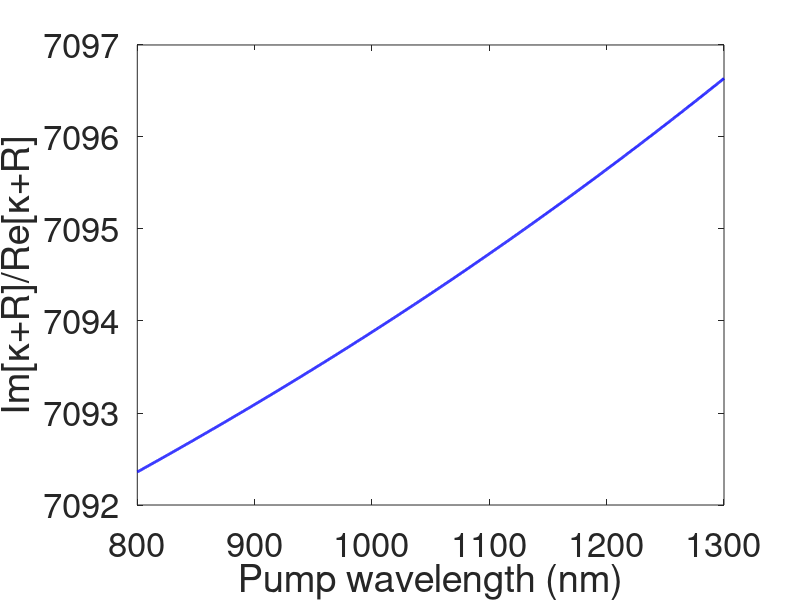

This figure's MATLAB source:
% This code finds the ratio of Raman to the electronic nonlinearities in
% H2.

clearvars; close all;

load('H2.mat');

c = 299792.458;
pump_wavelength = linspace(800,1300,1000)';
pump_omega = c./pump_wavelength*2*pi; % THz

%% contributions
X3 = interp1(f*2*pi,sim.X3,pump_omega);
permittivity0 = 8.85e-12;
electronic_contribution = 3/4*permittivity0*X3;

Raman_contribution_real = sum(gas.H2.R.preR*4./(gas.H2.R.omega*1e12))/4 + sum(gas.H2.V.preR./(gas.H2.V.omega*1e12))/4;
Raman_contribution_imag = sum(-gas.H2.R.preR*4/2*(gas.H2.R.T2*1e-12))*0 + sum(-gas.H2.V.preR(2)/2*(gas.H2.V.T2*1e-12));
Raman_contribution = Raman_contribution_real + 1i*Raman_contribution_imag;

total_contribution = electronic_contribution + Raman_contribution;

ratio = abs(imag(total_contribution)./real(total_contribution));

figure;
plot(pump_wavelength,ratio,'linewidth',2,'Color','b');
xlabel('Pump wavelength (nm)');
ylabel('Im[\kappa+R]/Re[\kappa+R]');
set(gca,'fontsize',25);
xlim([pump_wavelength(1),pump_wavelength(end)]);